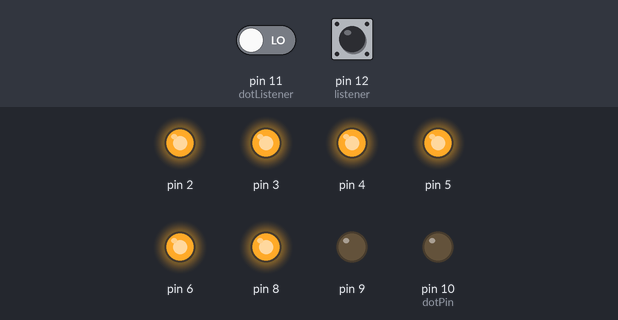
This sketch was run on a simulated Arduino Uno, built with avr-gcc and run on an emulated ATmega328P. Shown: output pins drawn as LEDs (lit = HIGH). Inputs (shaded band) come from the test bench; at power-on: pin 11 (dotListener) LOW, pin 12 (listener) LOW.

Above: at 1.2 s.
1.3 s: pin 11 (dotListener) driven HIGH
At 2.3 s:
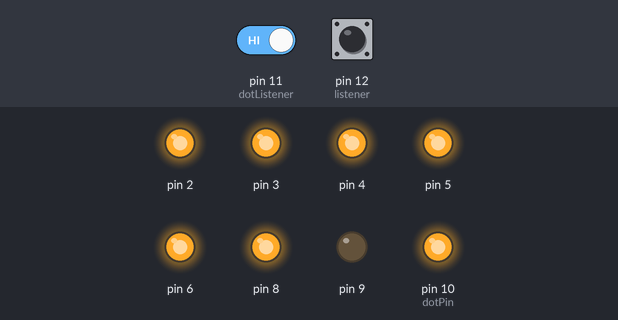
2.8 s: pin 11 (dotListener) driven LOW and pin 12 (listener) driven HIGH
At 3.5 s:
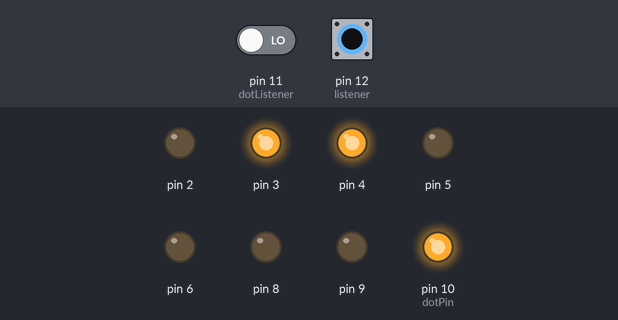
4.3 s: pin 12 (listener) pulsed LOW 5 times (0.12 s each, 0.3 s apart)
At 7.0 s:
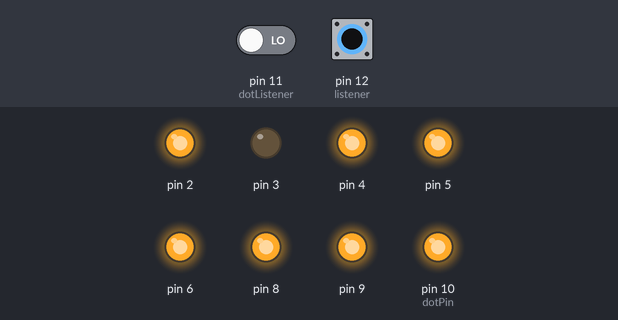
Timing chart, 0 to 8.5 s (numbered marks = the images above; inputs shaded):
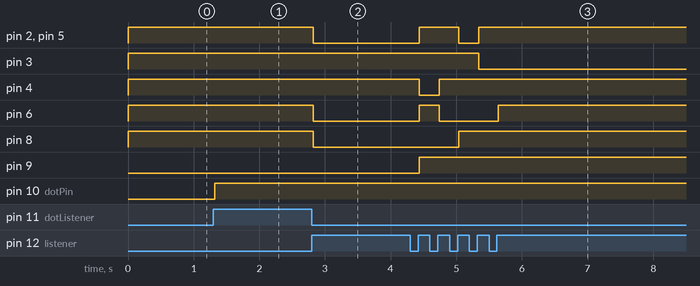

The sketch:

hello_world.ino
```cpp
// Interfaces
const int a = 2;
const int b = 3;
const int c = 4;
const int d = 5;
const int e = 6;
const int f = 8;
const int g = 9;
const int dotPin = 10;
const int dotListener = 11;
const int listener = 12;

// =========
int number = 0;
int displayDot = false;

int firstTimeDot = false;
int firstTimeIncrementation = false;
int currentNumber = 0;
const int d7[]{a, b, c, d, e, f, g};

const int numbers[][7]{{a, b, c, d, e, f}, {b, c}, {a, b, g, e, d}, {a, b, g, c, d}, {b, f, g, c}, {a, f, g, c, d}, {a, f, g, c, d, e}, {a, b, c}, {a, b, c, d, e, f, g}, {a, b, c, d, f, g}};

void changeDotState()
{
    displayDot = !displayDot;
    digitalWrite(dotPin, (displayDot ? HIGH : LOW));
}

void setNumberOnDisplay(unsigned short n)
{
    for (auto i : numbers[n])
        if (i > 0)
            digitalWrite(i, HIGH);
}

void turnOffAll()
{
    for (auto i : d7)
        digitalWrite(i, LOW);
}

void setup()
{
    for (auto i : d7)
        pinMode(i, OUTPUT);
    pinMode(dotPin, OUTPUT);
    pinMode(dotListener, INPUT);
    pinMode(listener, INPUT);
    setNumberOnDisplay(0);
}

void loop()
{
    while (digitalRead(dotListener) == HIGH)
    {
        delay(20);
        if (digitalRead(dotListener) == HIGH && firstTimeDot)
        {
            firstTimeDot = false;
            changeDotState();
        }
    }
    firstTimeDot = true;
    while (digitalRead(listener) == HIGH)
    {
        delay(20);
        if (digitalRead(listener) == HIGH && firstTimeIncrementation)
        {
            firstTimeIncrementation = false;
            currentNumber = (currentNumber == 9 ? 0 : ++currentNumber);
            turnOffAll();
            setNumberOnDisplay(currentNumber);
        }
    }
    firstTimeIncrementation = true;
}
```

Measured:
- after the input at 1.3 s, pin 10 (dotPin): LOW → HIGH at once
- after the input at 2.8 s, pin 2, pin 5, pin 6, pin 8: HIGH → LOW at once
- after the input at 4.3 s, pin 2, pin 5: LOW → HIGH after 0.14 s, → LOW 0.60 s later, → HIGH 0.30 s later; pin 3: HIGH → LOW after 1.0 s; pin 4: HIGH → LOW after 0.14 s, → HIGH 0.30 s later; pin 6: LOW → HIGH after 0.14 s, → LOW 0.30 s later, → HIGH 0.90 s later; pin 8: LOW → HIGH after 0.74 s
